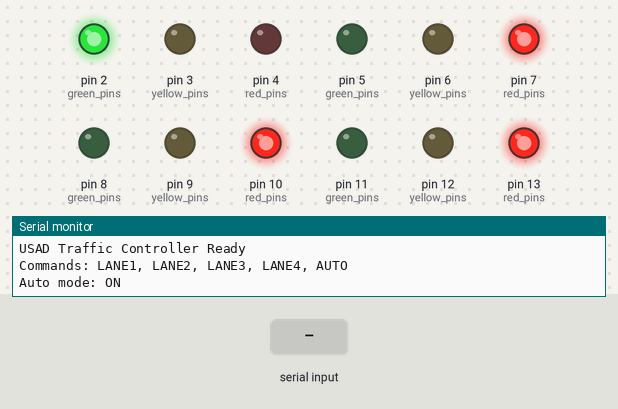
Recording of a sketch running on a simulated Arduino Uno, built with avr-gcc and run on an emulated ATmega328P. Shown: output pins drawn as LEDs (lit = HIGH), the last lines printed to the serial monitor. The test bench sets the inputs (shaded band).

Above: at 1.2 s.
1.3 s: "LANE2\n" received over Serial
At 2.1 s:
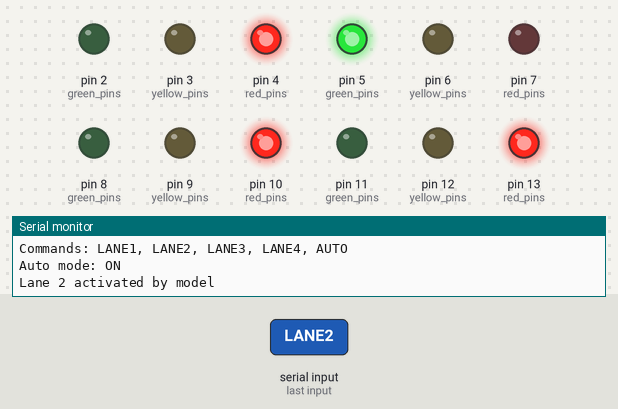
2.8 s: "LANE3\n" received over Serial
At 3.3 s:
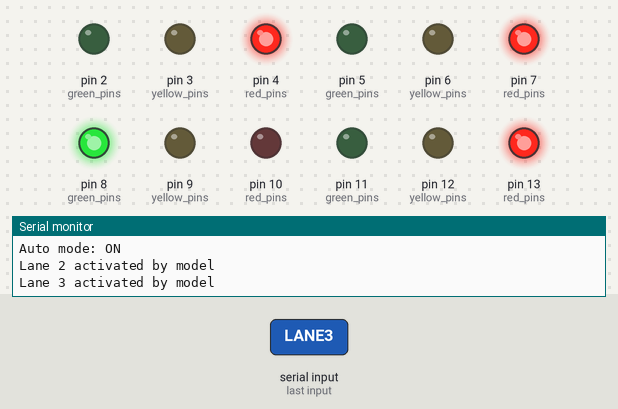
4.3 s: "LANE4\n" received over Serial
At 5.5 s:
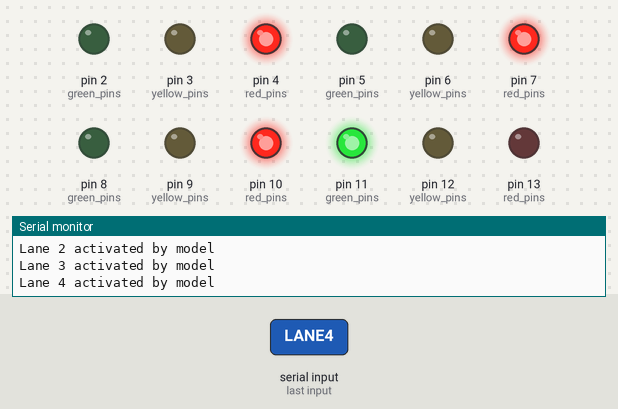
5.8 s: "LANE1\n" received over Serial
At 11.7 s:
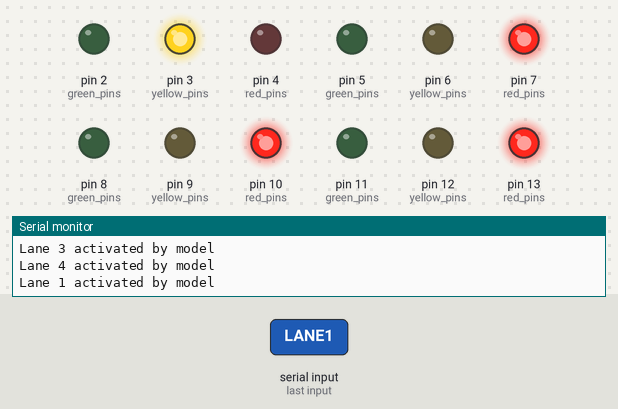
Timing chart, 0 to 20.3 s (numbered marks = the images above; inputs shaded):
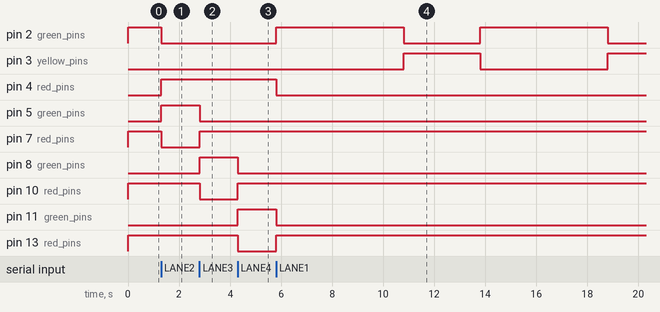

Measured:
- after the input at 1.3 s, pin 2 (green_pins), pin 7 (red_pins): HIGH → LOW at once; pin 4 (red_pins), pin 5 (green_pins): LOW → HIGH at once
- after the input at 2.8 s, pin 5 (green_pins), pin 10 (red_pins): HIGH → LOW at once; pin 7 (red_pins), pin 8 (green_pins): LOW → HIGH at once
- after the input at 4.3 s, pin 8 (green_pins), pin 13 (red_pins): HIGH → LOW at once; pin 10 (red_pins), pin 11 (green_pins): LOW → HIGH at once
- after the input at 5.8 s, pin 2 (green_pins): alternates HIGH for 5.0 s and LOW for 3.0 s, starting at once; pin 3 (yellow_pins): LOW → HIGH after 5.0 s, → LOW 3.0 s later, → HIGH 5.0 s later; pin 4 (red_pins): HIGH → LOW at once; pin 12 (yellow_pins): stays LOW (without the input it goes to HIGH after 3.5 s); pin 13 (red_pins): LOW → HIGH at once

The sketch:

traffic_controller.ino
```cpp
/*
  USAD - Urban Smart Adaptive Dispatcher
  Traffic Signal Controller

  Controls 4-lane traffic lights with AI model integration
  - Green: 5 seconds
  - Yellow: 3 seconds
  - Red: automatic (when other lanes are active)

  Pin Configuration:
  - Lane 1 (North): Green=2, Yellow=3, Red=4
  - Lane 2 (South): Green=5, Yellow=6, Red=7
  - Lane 3 (East): Green=8, Yellow=9, Red=10
  - Lane 4 (West): Green=11, Yellow=12, Red=13

  Serial Commands (9600 baud, COM4):
  - LANE1, LANE2, LANE3, LANE4: Activate specific lane
  - AUTO: Return to automatic cycling mode
*/


// ==================== PIN CONFIGURATION ====================
// Lane 1 (North)
const int LANE1_GREEN = 2;
const int LANE1_YELLOW = 3;
const int LANE1_RED = 4;


// Lane 2 (South)
const int LANE2_GREEN = 5;
const int LANE2_YELLOW = 6;
const int LANE2_RED = 7;


// Lane 3 (East)
const int LANE3_GREEN = 8;
const int LANE3_YELLOW = 9;
const int LANE3_RED = 10;


// Lane 4 (West)
const int LANE4_GREEN = 11;
const int LANE4_YELLOW = 12;
const int LANE4_RED = 13;


// ==================== TIMING CONSTANTS ====================
const unsigned long GREEN_TIME = 5000;   // 5 seconds
const unsigned long YELLOW_TIME = 3000;  // 3 seconds


// ==================== STATE VARIABLES ====================
int current_lane = 0;           // 0=Lane1, 1=Lane2, 2=Lane3, 3=Lane4
int current_phase = 0;          // 0=green, 1=yellow, 2=transitioning
unsigned long phase_start_time = 0;
bool auto_mode = true;          // true=automatic cycling, false=model control
int model_commanded_lane = -1;  // Lane commanded by model


// Pin arrays for easier control
int green_pins[] = {LANE1_GREEN, LANE2_GREEN, LANE3_GREEN, LANE4_GREEN};
int yellow_pins[] = {LANE1_YELLOW, LANE2_YELLOW, LANE3_YELLOW, LANE4_YELLOW};
int red_pins[] = {LANE1_RED, LANE2_RED, LANE3_RED, LANE4_RED};


// ==================== SETUP ====================
void setup() {
  // Initialize Serial Communication (COM4)
  Serial.begin(9600);

  // Initialize all traffic light pins as OUTPUT
  for (int i = 0; i < 4; i++) {
    pinMode(green_pins[i], OUTPUT);
    pinMode(yellow_pins[i], OUTPUT);
    pinMode(red_pins[i], OUTPUT);
  }

  // Turn off all lights initially
  all_lights_off();

  // Initialize timing
  phase_start_time = millis();
  current_phase = 0;
  current_lane = 0;

  // Display initial state (Lane 1 green, others red)
  update_display();

  // Print startup message
  Serial.println("USAD Traffic Controller Ready");
  Serial.println("Commands: LANE1, LANE2, LANE3, LANE4, AUTO");
  Serial.println("Auto mode: ON");
}


// ==================== MAIN LOOP ====================
void loop() {
  // Check for serial commands from Python model
  if (Serial.available() > 0) {
    process_command();
  }

  // Update traffic signal state
  update_traffic_signal();
}


// ==================== COMMAND PROCESSING ====================
void process_command() {
  String command = Serial.readStringUntil('\n');
  command.trim();
  command.toUpperCase();

  if (command == "LANE1") {
    activate_lane(0);
    Serial.println("Lane 1 activated by model");
  }
  else if (command == "LANE2") {
    activate_lane(1);
    Serial.println("Lane 2 activated by model");
  }
  else if (command == "LANE3") {
    activate_lane(2);
    Serial.println("Lane 3 activated by model");
  }
  else if (command == "LANE4") {
    activate_lane(3);
    Serial.println("Lane 4 activated by model");
  }
  else if (command == "AUTO") {
    auto_mode = true;
    model_commanded_lane = -1;
    Serial.println("Auto mode activated");
  }
  else {
    Serial.print("Unknown command: ");
    Serial.println(command);
  }
}


// ==================== LANE ACTIVATION ====================
void activate_lane(int lane_number) {
  auto_mode = false;
  model_commanded_lane = lane_number;
  current_lane = lane_number;
  current_phase = 0;  // Start with green
  phase_start_time = millis();
  update_display();
}


// ==================== TRAFFIC SIGNAL UPDATE ====================
void update_traffic_signal() {
  unsigned long elapsed = millis() - phase_start_time;

  if (current_phase == 0) {
    // GREEN phase
    if (elapsed >= GREEN_TIME) {
      // Switch to YELLOW
      current_phase = 1;
      phase_start_time = millis();
      update_display();
    }
  }
  else if (current_phase == 1) {
    // YELLOW phase
    if (elapsed >= YELLOW_TIME) {
      // Yellow done, transition to next lane
      current_phase = 2;

      if (auto_mode) {
        // Auto cycling: move to next lane
        current_lane = (current_lane + 1) % 4;
      } else {
        // Model control: stay on commanded lane or wait for new command
        if (model_commanded_lane >= 0) {
          current_lane = model_commanded_lane;
        }
        // If no new command, keep cycling the same lane
      }

      // Start green phase for new/same lane
      current_phase = 0;
      phase_start_time = millis();
      update_display();
    }
  }
}


// ==================== DISPLAY UPDATE ====================
void update_display() {
  // Turn off all lights
  all_lights_off();

  // Set active lane based on current phase
  if (current_phase == 0) {
    // GREEN for active lane
    digitalWrite(green_pins[current_lane], HIGH);
  }
  else if (current_phase == 1) {
    // YELLOW for active lane
    digitalWrite(yellow_pins[current_lane], HIGH);
  }

  // RED for all other lanes
  for (int i = 0; i < 4; i++) {
    if (i != current_lane) {
      digitalWrite(red_pins[i], HIGH);
    }
  }
}


// ==================== UTILITY FUNCTIONS ====================
void all_lights_off() {
  for (int i = 0; i < 4; i++) {
    digitalWrite(red_pins[i], LOW);
    digitalWrite(yellow_pins[i], LOW);
    digitalWrite(green_pins[i], LOW);
  }
}
```
